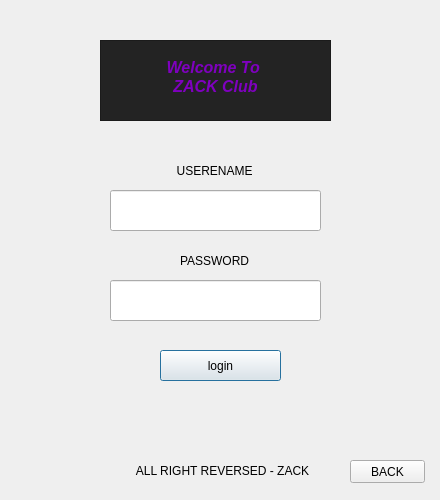
<?xml version="1.0" encoding="UTF-8"?>
<ui version="4.0">
 <class>Dialog</class>
 <widget class="QDialog" name="Dialog">
  <property name="geometry">
   <rect>
    <x>0</x>
    <y>0</y>
    <width>440</width>
    <height>500</height>
   </rect>
  </property>
  <property name="windowTitle">
   <string>Dialog</string>
  </property>
  <property name="styleSheet">
   <string notr="true">/*
 * The MIT License (MIT)
 *
 * Copyright (c) &lt;2013-2014&gt; &lt;Colin Duquesnoy&gt;
 * Copyright (c) &lt;2017&gt; &lt;Michell Stuttgart&gt;
 *
 * Permission is hereby granted, free of charge, to any person obtaining a copy
 * of this software and associated documentation files (the &quot;Software&quot;), to deal
 * in the Software without restriction, including without limitation the rights
 * to use, copy, modify, merge, publish, distribute, sublicense, and/or sell
 * copies of the Software, and to permit persons to whom the Software is
 * furnished to do so, subject to the following conditions:

 * The above copyright notice and this permission notice shall be included in
 * all copies or substantial portions of the Software.

 * THE SOFTWARE IS PROVIDED &quot;AS IS&quot;, WITHOUT WARRANTY OF ANY KIND, EXPRESS OR
 * IMPLIED, INCLUDING BUT NOT LIMITED TO THE WARRANTIES OF MERCHANTABILITY,
 * FITNESS FOR A PARTICULAR PURPOSE AND NONINFRINGEMENT. IN NO EVENT SHALL THE
 * AUTHORS OR COPYRIGHT HOLDERS BE LIABLE FOR ANY CLAIM, DAMAGES OR OTHER
 * LIABILITY, WHETHER IN AN ACTION OF CONTRACT, TORT OR OTHERWISE, ARISING FROM,
 * OUT OF OR IN CONNECTION WITH THE SOFTWARE OR THE USE OR OTHER DEALINGS IN
 * THE SOFTWARE.
 */
QToolTip
{
     border: 1px solid black;
     background-color: #D1DBCB;
     padding: 1px;
     border-radius: 3px;
     opacity: 100;
}

QWidget
{
    color: #b1b1b1;
    background-color: #323232;
    selection-background-color:#323232;
    selection-color: black;
    background-clip: border;
    border-image: none;
    border: 0px transparent black;
    outline: 0;
}

QWidget:item:hover
{
    background-color: #D1DBCB;
    color: black;
}

QWidget:item:selected
{
    background-color: #D1DBCB;
    border: 0px
}

QCheckBox
{
    spacing: 5px;
    outline: none;
    color: #eff0f1;
    margin-bottom: 2px;
}

QCheckBox:disabled
{
    color: #76797C;
}

QCheckBox::indicator,QGroupBox::indicator
{
    width: 18px;
    height: 18px;
}

QGroupBox::indicator
{
    margin-left: 2px;
}

QCheckBox::indicator:unchecked
{
    image: url(:/qss_icons/rc/checkbox_unchecked.png);
}

QCheckBox::indicator:unchecked:hover,
QCheckBox::indicator:unchecked:focus,
QCheckBox::indicator:unchecked:pressed,
QGroupBox::indicator:unchecked:hover,
QGroupBox::indicator:unchecked:focus,
QGroupBox::indicator:unchecked:pressed
{
  border: none;
    image: url(:/qss_icons/rc/checkbox_unchecked_focus.png);
}

QCheckBox::indicator:checked
{
    image: url(:/qss_icons/rc/checkbox_checked.png);
}

QCheckBox::indicator:checked:hover,
QCheckBox::indicator:checked:focus,
QCheckBox::indicator:checked:pressed,
QGroupBox::indicator:checked:hover,
QGroupBox::indicator:checked:focus,
QGroupBox::indicator:checked:pressed
{
    border: none;
    image: url(:/qss_icons/rc/checkbox_checked_focus.png);
}


QCheckBox::indicator:indeterminate
{
    image: url(:/qss_icons/rc/checkbox_indeterminate.png);
}

QCheckBox::indicator:indeterminate:focus,
QCheckBox::indicator:indeterminate:hover,
QCheckBox::indicator:indeterminate:pressed
{
    image: url(:/qss_icons/rc/checkbox_indeterminate_focus.png);
}

QCheckBox::indicator:checked:disabled,
QGroupBox::indicator:checked:disabled
{
    image: url(:/qss_icons/rc/checkbox_checked_disabled.png);
}

QCheckBox::indicator:unchecked:disabled,
QGroupBox::indicator:unchecked:disabled
{
    image: url(:/qss_icons/rc/checkbox_unchecked_disabled.png);
}

QRadioButton
{
    spacing: 5px;
    outline: none;
    color: #eff0f1;
    margin-bottom: 2px;
}

QRadioButton:disabled
{
    color: #76797C;
}
QRadioButton::indicator
{
    width: 21px;
    height: 21px;
}

QRadioButton::indicator:unchecked
{
    image: url(:/qss_icons/rc/radio_unchecked.png);
}


QRadioButton::indicator:unchecked:hover,
QRadioButton::indicator:unchecked:focus,
QRadioButton::indicator:unchecked:pressed
{
    border: none;
    outline: none;
    image: url(:/qss_icons/rc/radio_unchecked_focus.png);
}

QRadioButton::indicator:checked
{
    border: none;
    outline: none;
    image: url(:/qss_icons/rc/radio_checked.png);
}

QRadioButton::indicator:checked:hover,
QRadioButton::indicator:checked:focus,
QRadioButton::indicator:checked:pressed
{
    border: none;
    outline: none;
    image: url(:/qss_icons/rc/radio_checked_focus.png);
}

QRadioButton::indicator:checked:disabled
{
    outline: none;
    image: url(:/qss_icons/rc/radio_checked_disabled.png);
}

QRadioButton::indicator:unchecked:disabled
{
    image: url(:/qss_icons/rc/radio_unchecked_disabled.png);
}


QMenuBar
{
    background-color: #323232;
    color: #D1DBCB;
}

QMenuBar::item
{
    background-color: #323232;
    background: transparent;
    /* padding: 2px 20px 2px 20px; */
}

QMenuBar::item:selected
{
    background: transparent;
    /* border: 1px solid #76797C; */
}

QMenuBar::item:pressed
{
    border: 0px solid #76797C;
    background-color: #D1DBCB;
    color: #000;
    margin-bottom:-1px;
    padding-bottom:1px;
}

QMenu
{
    background-color: #323232;
    /* border: 1px solid #76797C; */
    color: #eff0f1;
    /*margin: 2px; */
}

QMenu::icon
{
    /*margin: 5px;*/
}

QMenu::item
{
    padding: 2px 30px 2px 30px;
    /*margin-left: 5px;*/
    border: 1px solid transparent; /* reserve space for selection border */
}

QMenu::item:selected
{
    color: #000000;
}

QMenu::separator {
    height: 2px;
    background: #D1DBCB;
    margin-left: 10px;
    margin-right: 5px;
}

QMenu::indicator {
    width: 18px;
    height: 18px;
}

/* non-exclusive indicator = check box style indicator
   (see QActionGroup::setExclusive) */
QMenu::indicator:non-exclusive:unchecked {
    image: url(:/qss_icons/rc/checkbox_unchecked.png);
}

QMenu::indicator:non-exclusive:unchecked:selected {
    image: url(:/qss_icons/rc/checkbox_unchecked_disabled.png);
}

QMenu::indicator:non-exclusive:checked {
    image: url(:/qss_icons/rc/checkbox_checked.png);
}

QMenu::indicator:non-exclusive:checked:selected {
    image: url(:/qss_icons/rc/checkbox_checked_disabled.png);
}

/* exclusive indicator = radio button style indicator (see QActionGroup::setExclusive) */
QMenu::indicator:exclusive:unchecked {
    image: url(:/qss_icons/rc/radio_unchecked.png);
}

QMenu::indicator:exclusive:unchecked:selected {
    image: url(:/qss_icons/rc/radio_unchecked_disabled.png);
}

QMenu::indicator:exclusive:checked {
    image: url(:/qss_icons/rc/radio_checked.png);
}

QMenu::indicator:exclusive:checked:selected {
    image: url(:/qss_icons/rc/radio_checked_disabled.png);
}

QMenu::right-arrow {
    margin: 5px;
    image: url(:/qss_icons/rc/right_arrow.png)
}


QWidget:disabled
{
    color: #454545;
    background-color: #323232;
}

QAbstractItemView
{
    alternate-background-color: #323232;
    color: #eff0f1;
    border: 1px solid 3A3939;
    border-radius: 2px;
}

QWidget:focus, QMenuBar:focus,QToolBar:focus,QScrollAreaViewer:focus
{
    /* border: 2px solid #D1DBCB; */
}

QTabWidget:focus, QCheckBox:focus, QRadioButton:focus, QSlider:focus
{
    border: none;
}

QLineEdit
{
    background-color: #1e1e1e;
    selection-background-color: #D1DBCB;
    selection-color: black;
    padding: 5px;
    border-style: solid;
    border: 1px solid #76797C;
    border-radius: 2px;
    color: #eff0f1;
}

QGroupBox {
    border:1px solid #76797C;
    border-radius: 2px;
    margin-top: 20px;
}

QGroupBox::title {
    subcontrol-origin: margin;
    subcontrol-position: top center;
    padding-left: 10px;
    padding-right: 10px;
    padding-top: 10px;
}

QAbstractScrollArea
{
    border-radius: 0px;
    border: 0px solid #76797C;
    background-color: transparent;
}

QScrollBar:horizontal
{
    height: 15px;
    margin: 3px 15px 3px 15px;
    border: 1px transparent #2A2929;
    border-radius: 4px;
    background-color: #2A2929;
}

QScrollBar::handle:horizontal
{
    background-color: #605F5F;
    min-width: 5px;
    border-radius: 4px;
}

QScrollBar::add-line:horizontal
{
    margin: 0px 3px 0px 3px;
    border-image: url(:/qss_icons/rc/right_arrow_disabled.png);
    width: 10px;
    height: 10px;
    subcontrol-position: right;
    subcontrol-origin: margin;
}

QScrollBar::sub-line:horizontal
{
    margin: 0px 3px 0px 3px;
    border-image: url(:/qss_icons/rc/left_arrow_disabled.png);
    height: 10px;
    width: 10px;
    subcontrol-position: left;
    subcontrol-origin: margin;
}

QScrollBar::add-line:horizontal:hover,QScrollBar::add-line:horizontal:on
{
    border-image: url(:/qss_icons/rc/right_arrow.png);
    height: 10px;
    width: 10px;
    subcontrol-position: right;
    subcontrol-origin: margin;
}


QScrollBar::sub-line:horizontal:hover, QScrollBar::sub-line:horizontal:on
{
    border-image: url(:/qss_icons/rc/left_arrow.png);
    height: 10px;
    width: 10px;
    subcontrol-position: left;
    subcontrol-origin: margin;
}

QScrollBar::up-arrow:horizontal, QScrollBar::down-arrow:horizontal
{
    background: none;
}


QScrollBar::add-page:horizontal, QScrollBar::sub-page:horizontal
{
    background: none;
}

QScrollBar:vertical
{
    background-color: #2A2929;
    width: 15px;
    margin: 15px 3px 15px 3px;
    border: 1px transparent #2A2929;
    border-radius: 4px;
}

QScrollBar::handle:vertical
{
    background-color: #605F5F;
    min-height: 5px;
    border-radius: 4px;
}

QScrollBar::sub-line:vertical
{
    margin: 3px 0px 3px 0px;
    border-image: url(:/qss_icons/rc/up_arrow_disabled.png);
    height: 10px;
    width: 10px;
    subcontrol-position: top;
    subcontrol-origin: margin;
}

QScrollBar::add-line:vertical
{
    margin: 3px 0px 3px 0px;
    border-image: url(:/qss_icons/rc/down_arrow_disabled.png);
    height: 10px;
    width: 10px;
    subcontrol-position: bottom;
    subcontrol-origin: margin;
}

QScrollBar::sub-line:vertical:hover,QScrollBar::sub-line:vertical:on
{

    border-image: url(:/qss_icons/rc/up_arrow.png);
    height: 10px;
    width: 10px;
    subcontrol-position: top;
    subcontrol-origin: margin;
}


QScrollBar::add-line:vertical:hover, QScrollBar::add-line:vertical:on
{
    border-image: url(:/qss_icons/rc/down_arrow.png);
    height: 10px;
    width: 10px;
    subcontrol-position: bottom;
    subcontrol-origin: margin;
}

QScrollBar::up-arrow:vertical, QScrollBar::down-arrow:vertical
{
    background: none;
}


QScrollBar::add-page:vertical, QScrollBar::sub-page:vertical
{
    background: none;
}

QTextEdit
{
    background-color: #1e1e1e;
    color: #eff0f1;
    border: 1px solid #76797C;
}

QPlainTextEdit
{
    background-color: #1e1e1e;;
    color: #eff0f1;
    border-radius: 2px;
    border: 1px solid #76797C;
}

QHeaderView::section
{
    background-color: #76797C;
    color: #eff0f1;
    padding: 5px;
    border: 1px solid #76797C;
}

QSizeGrip {
    image: url(:/qss_icons/rc/sizegrip.png);
    width: 12px;
    height: 12px;
}


QMainWindow::separator
{
    background-color: #323232;
    color: white;
    padding-left: 4px;
    spacing: 2px;
    border: 1px dashed #76797C;
}

QMainWindow::separator:hover
{

    background-color: #787876;
    color: white;
    padding-left: 4px;
    border: 1px solid #76797C;
    spacing: 2px;
}


QMenu::separator
{
    height: 1px;
    background-color: #76797C;
    color: white;
    padding-left: 4px;
    margin-left: 10px;
    margin-right: 5px;
}

QFrame
{
    border-radius: 0px;
    /*border: 1px solid #76797C;*/
}


QFrame[frameShape=&quot;0&quot;]
{
    border-radius: 0px;
    border: 0px transparent #76797C;
}

QStackedWidget
{
    border: 1px transparent black;
}

QToolBar {
    border: 0px transparent #393838;
    background: 0px solid #323232;
    font-weight: bold;
}

QToolBar::handle:horizontal {
    image: url(:/qss_icons/rc/Hmovetoolbar.png);
}
QToolBar::handle:vertical {
    image: url(:/qss_icons/rc/Vmovetoolbar.png);
}
QToolBar::separator:horizontal {
    image: url(:/qss_icons/rc/Hsepartoolbar.png);
}
QToolBar::separator:vertical {
    image: url(:/qss_icons/rc/Vsepartoolbar.png);
}
QToolButton#qt_toolbar_ext_button {
    background: #58595a
}

QPushButton
{
	
    color: #eff0f1;
    background-color: #323232;
    border-width: 1px;
    border-color: #76797C;
    border-style: solid;
    padding: 5px;
    border-radius: 0px;
    outline: none;
}

QPushButton:disabled
{
    
	background-color: rgb(117, 0, 176);
    border-width: 1px;
    border-color: #454545;
    border-style: solid;
    padding-top: 5px;
    padding-bottom: 5px;
    padding-left: 10px;
    padding-right: 10px;
    border-radius: 2px;
    color: #454545;
}

QPushButton:focus {
    background-color: #D1DBCB;
    color: black;
}

QPushButton:pressed
{
    color: black;
    background-color: #D1DBCB;
    padding-top: -15px;
    padding-bottom: -17px;
}

QComboBox
{
    selection-background-color: #D1DBCB;
    background-color: #31363B;
    border-style: solid;
    border: 1px solid #76797C;
    border-radius: 2px;
    padding: 5px;
    min-width: 75px;
}

QPushButton:checked{
    background-color: #76797C;
    border-color: #6A6969;
}

QComboBox:hover,QPushButton:hover,QAbstractSpinBox:hover,QLineEdit:hover,QTextEdit:hover,QPlainTextEdit:hover,QAbstractView:hover,QTreeView:hover
{
    border: 1px solid #D1DBCB;
}

QComboBox:on
{
    padding-top: 0px;
    padding-left: 4px;
    selection-background-color: #4a4a4a;
}

QComboBox QAbstractItemView
{
    background-color: #1e1e1e;
    border-radius: 2px;
    border: 1px solid #76797C;
    selection-background-color: #D1DBCB;
}

QComboBox::drop-down
{
    subcontrol-origin: padding;
    subcontrol-position: top right;
    width: 15px;

    border-left-width: 0px;
    border-left-color: darkgray;
    border-left-style: solid;
    border-top-right-radius: 3px;
    border-bottom-right-radius: 3px;
}

QComboBox::down-arrow
{
    image: url(:/qss_icons/rc/down_arrow_disabled.png);
}

QComboBox::down-arrow:on, QComboBox::down-arrow:hover,
QComboBox::down-arrow:focus
{
    image: url(:/qss_icons/rc/down_arrow.png);
}

QAbstractSpinBox {
    padding: 2px;
    margin: 2px;
    background-color: #1e1e1e;
    color: #eff0f1;
    border-radius: 0px;
    min-width: 75px;
    selection-background-color: #D1DBCB;
    selection-color: black;
}

QAbstractSpinBox:up-button
{
    background-color: transparent;
    subcontrol-origin: border;
    subcontrol-position: center right;
}

QAbstractSpinBox:down-button
{
    background-color: transparent;
    subcontrol-origin: border;
    subcontrol-position: center left;
}

QAbstractSpinBox::up-arrow,QAbstractSpinBox::up-arrow:disabled,QAbstractSpinBox::up-arrow:off {
    image: url(:/qss_icons/rc/up_arrow_disabled.png);
    width: 10px;
    height: 10px;
}
QAbstractSpinBox::up-arrow:hover
{
    image: url(:/qss_icons/rc/up_arrow.png);
}


QAbstractSpinBox::down-arrow,QAbstractSpinBox::down-arrow:disabled,QAbstractSpinBox::down-arrow:off
{
    image: url(:/qss_icons/rc/down_arrow_disabled.png);
    width: 10px;
    height: 10px;
}
QAbstractSpinBox::down-arrow:hover
{
    image: url(:/qss_icons/rc/down_arrow.png);
}


QLabel
{
    border: 0px solid black;
    margin-left: 2px;
    margin-right: 2px;
    color: #D1DBCB;
}

QTabWidget{
    border: 0px transparent black;
}

QTabWidget::pane {
    border: 1px solid #76797C;
    padding: 5px;
    margin: 0px;
}

QTabWidget::tab-bar {
    left: 5px; /* move to the right by 5px */
}

QTabBar
{
    qproperty-drawBase: 0;
    border-radius: 3px;
}

QTabBar::focus
{
    border: 0px transparent black;
    color: black;
}

QTabBar::hover
{
    border: 0px transparent black;
    color: black;
}

QTabBar::close-button  {
    image: url(:/qss_icons/rc/close.png);
    background: transparent;
}

QTabBar::close-button:hover
{
    image: url(:/qss_icons/rc/close-hover.png);
    background: transparent;
}

QTabBar::close-button:pressed {
    image: url(:/qss_icons/rc/close-pressed.png);
    background: transparent;
}

/* TOP TABS */
QTabBar::tab:top {
    color: #eff0f1;
    border: 1px solid #76797C;
    border-bottom: 1px transparent black;
    background-color: #323232;
    padding: 5px;
    min-width: 50px;
    border-top-left-radius: 2px;
    border-top-right-radius: 2px;
}

QTabBar::tab:top:!selected
{
    color: #eff0f1;
    background-color: #54575B;
    border: 1px solid #76797C;
    border-bottom: 1px transparent black;
    border-top-left-radius: 2px;
    border-top-right-radius: 2px;
}

QTabBar::tab:top:!selected:hover {
    background-color: #D1DBCB;
    color: black;
}

/* BOTTOM TABS */
QTabBar::tab:bottom {
    color: #eff0f1;
    border: 1px solid #76797C;
    border-top: 1px transparent black;
    background-color: #323232;
    padding: 5px;
    border-bottom-left-radius: 2px;
    border-bottom-right-radius: 2px;
    min-width: 50px;
}

QTabBar::tab:bottom:!selected
{
    color: #eff0f1;
    background-color: #54575B;
    border: 1px solid #76797C;
    border-top: 1px transparent black;
    border-bottom-left-radius: 2px;
    border-bottom-right-radius: 2px;
}

QTabBar::tab:bottom:!selected:hover {
    background-color: #D1DBCB;
    color: black;
}

/* LEFT TABS */
QTabBar::tab:left {
    color: #eff0f1;
    border: 1px solid #76797C;
    border-left: 1px transparent black;
    background-color: #323232;
    padding: 5px;
    border-top-right-radius: 2px;
    border-bottom-right-radius: 2px;
    min-height: 50px;
}

QTabBar::tab:left:!selected
{
    color: #eff0f1;
    background-color: #54575B;
    border: 1px solid #76797C;
    border-left: 1px transparent black;
    border-top-right-radius: 2px;
    border-bottom-right-radius: 2px;
}

QTabBar::tab:left:!selected:hover {
    background-color: #D1DBCB;
    color: black;
}


/* RIGHT TABS */
QTabBar::tab:right {
    color: #eff0f1;
    border: 1px solid #76797C;
    border-right: 1px transparent black;
    background-color: #323232;
    padding: 5px;
    border-top-left-radius: 2px;
    border-bottom-left-radius: 2px;
    min-height: 50px;
}

QTabBar::tab:right:!selected
{
    color: #eff0f1;
    background-color: #54575B;
    border: 1px solid #76797C;
    border-right: 1px transparent black;
    border-top-left-radius: 2px;
    border-bottom-left-radius: 2px;
}

QTabBar::tab:right:!selected:hover {
    background-color: #D1DBCB;
    color: black;
}

QTabBar QToolButton::right-arrow:enabled {
     image: url(:/qss_icons/rc/right_arrow.png);
 }

 QTabBar QToolButton::left-arrow:enabled {
     image: url(:/qss_icons/rc/left_arrow.png);
 }

QTabBar QToolButton::right-arrow:disabled {
     image: url(:/qss_icons/rc/right_arrow_disabled.png);
 }

 QTabBar QToolButton::left-arrow:disabled {
     image: url(:/qss_icons/rc/left_arrow_disabled.png);
 }


QDockWidget {
    background: #323232;
    border: 1px solid #403F3F;
    titlebar-close-icon: url(:/qss_icons/rc/close.png);
    titlebar-normal-icon: url(:/qss_icons/rc/undock.png);
}

QDockWidget::close-button, QDockWidget::float-button {
    border: 1px solid transparent;
    border-radius: 2px;
    background: transparent;
}

QDockWidget::close-button:hover, QDockWidget::float-button:hover {
    background: rgba(255, 255, 255, 10);
}

QDockWidget::close-button:pressed, QDockWidget::float-button:pressed {
    padding: 1px -1px -1px 1px;
    background: rgba(255, 255, 255, 10);
}

QTreeView, QListView
{
    border: 1px solid #76797C;
    background-color: #1e1e1e;
}

QTreeView:branch:selected, QTreeView:branch:hover
{
    background: url(:/qss_icons/rc/transparent.png);
}

QTreeView::branch:has-siblings:!adjoins-item {
    border-image: url(:/qss_icons/rc/transparent.png);
}

QTreeView::branch:has-siblings:adjoins-item {
    border-image: url(:/qss_icons/rc/transparent.png);
}

QTreeView::branch:!has-children:!has-siblings:adjoins-item {
    border-image: url(:/qss_icons/rc/transparent.png);
}

QTreeView::branch:has-children:!has-siblings:closed,
QTreeView::branch:closed:has-children:has-siblings {
    image: url(:/qss_icons/rc/branch_closed.png);
}

QTreeView::branch:open:has-children:!has-siblings,
QTreeView::branch:open:has-children:has-siblings  {
    image: url(:/qss_icons/rc/branch_open.png);
}

QTreeView::branch:has-children:!has-siblings:closed:hover,
QTreeView::branch:closed:has-children:has-siblings:hover {
    image: url(:/qss_icons/rc/branch_closed-on.png);
    }

QTreeView::branch:open:has-children:!has-siblings:hover,
QTreeView::branch:open:has-children:has-siblings:hover  {
    image: url(:/qss_icons/rc/branch_open-on.png);
    }

QListView::item:!selected:hover, QTreeView::item:!selected:hover  {
    background: #848383;
    outline: 0;
    color: #eff0f1;
}

QListView::item:selected:hover, QTreeView::item:selected:hover  {
    background: #D1DBCB;
}

QSlider::groove:horizontal {
    border: 1px solid #565a5e;
    height: 4px;
    background: #565a5e;
    margin: 0px;
    border-radius: 2px;
}

QSlider::handle:horizontal {
    background: #D1DBCB;
    border: 1px solid #999999;
    width: 10px;
    height: 10px;
    margin: -5px 0;
}

QSlider::add-page:qlineargradient {
    background: #595858;
    border-top-right-radius: 5px;
    border-bottom-right-radius: 5px;
    border-top-left-radius: 0px;
    border-bottom-left-radius: 0px;
}

QSlider::sub-page::qlineargradient:horizontal {
    background:  #D1DBCB;
    border-top-right-radius: 0px;
    border-bottom-right-radius: 0px;
    border-top-left-radius: 5px;
    border-bottom-left-radius: 5px;
}

QSlider::groove:vertical {
    border: 1px solid #565a5e;
    width: 4px;
    background: #565a5e;
    margin: 0px;
    border-radius: 3px;
}

QSlider::handle:vertical {
    background: #D1DBCB;
    border: 1px solid #999999;
    width: 10px;
    height: 10px;
    margin: 0 -5px;
}

QToolButton {
    color: #D1DBCB;
    background-color: transparent;
    border: 0px transparent #76797C;
    border-radius: 0px;
    padding: 1px;
    margin-right: 5px;
}

QToolButton[popupMode=&quot;1&quot;] { /* only for MenuButtonPopup */
 padding-right: 20px; /* make way for the popup button */
 border: 1px #76797C;
 border-radius: 0px;
}

QToolButton[popupMode=&quot;2&quot;] { /* only for InstantPopup */
 padding-right: 10px; /* make way for the popup button */
 border: 0px #76797C;
}


QToolButton:hover, QToolButton::menu-button:hover {
    background-color: transparent;
    border: 1px solid #D1DBCB;
    padding: 2px;
}

QToolButton:checked, QToolButton:pressed,
        QToolButton::menu-button:pressed {
    color: black;
    background-color: #D1DBCB;
    border: 0px solid #D1DBCB;
    padding: 2px;
}

/* the subcontrol below is used only in the InstantPopup or DelayedPopup mode */
QToolButton::menu-indicator {
    image: url(:/qss_icons/rc/down_arrow.png);
    top: -7px; left: -2px; /* shift it a bit */
}

/* the subcontrols below are used only in the MenuButtonPopup mode */
QToolButton::menu-button {
    border: 1px transparent #76797C;
    border-top-right-radius: 6px;
    border-bottom-right-radius: 6px;
    /* 16px width + 4px for border = 20px allocated above */
    width: 16px;
    outline: none;
}

QToolButton::menu-arrow {
    image: url(:/qss_icons/rc/down_arrow.png);
}

QToolButton::menu-arrow:open {
    border: 1px solid #76797C;
}

QPushButton::menu-indicator  {
    subcontrol-origin: padding;
    subcontrol-position: bottom right;
    left: 8px;
}

QTableView
{
    border: 1px solid #76797C;
    gridline-color: #323232;
    background-color: #1e1e1e;
}


QTableView, QHeaderView
{
    border-radius: 0px;
}

QTableView::item:pressed, QListView::item:pressed, QTreeView::item:pressed  {
    background: #D1DBCB;
    color: black;
}

QTableView::item:selected:active, QTreeView::item:selected:active, QListView::item:selected:active  {
    background: #D1DBCB;
    color: black;
}

QHeaderView
{
    background-color: #323232;
    border: 1px transparent;
    border-radius: 0px;
    margin: 0px;
    padding: 0px;

}

QHeaderView::section  {
    background-color: #323232;
    color: #eff0f1;
    padding: 5px;
    border: 1px solid #76797C;
    border-radius: 0px;
    text-align: center;
}

QHeaderView::section::vertical::first, QHeaderView::section::vertical::only-one
{
    border-top: 1px solid #76797C;
}

QHeaderView::section::vertical
{
    border-top: transparent;
}

QHeaderView::section::horizontal::first, QHeaderView::section::horizontal::only-one
{
    border-left: 1px solid #76797C;
}

QHeaderView::section::horizontal
{
    border-left: transparent;
}


QHeaderView::section:checked
 {
    color: white;
    background-color: #848383;
 }

 /* style the sort indicator */
QHeaderView::down-arrow {
    image: url(:/qss_icons/rc/down_arrow.png);
}

QHeaderView::up-arrow {
    image: url(:/qss_icons/rc/up_arrow.png);
}


QTableCornerButton::section {
    background-color: #323232;
    border: 1px transparent #76797C;
    border-radius: 0px;
}

QToolBox  {
    padding: 5px;
    border: 1px transparent black;
}

QToolBox::tab {
    color: #eff0f1;
    background-color: #323232;
    border: 1px solid #76797C;
    border-bottom: 1px transparent #323232;
    border-top-left-radius: 5px;
    border-top-right-radius: 5px;
}

QToolBox::tab:selected { /* italicize selected tabs */
    font: italic;
    background-color: #323232;
    border-color: #D1DBCB;
 }

QStatusBar::item {
    border: 0px transparent dark;
    margin: 0px;
    border: 0px;
 }


QFrame[height=&quot;3&quot;], QFrame[width=&quot;3&quot;] {
    background-color: #76797C;
}


QSplitter::handle {
    border: 1px dashed #76797C;
}

QSplitter::handle:hover {
    background-color: #787876;
    border: 1px solid #76797C;
}

QSplitter::handle:horizontal {
    width: 1px;
}

QSplitter::handle:vertical {
    height: 1px;
}

QProgressBar {
    border: 1px solid #76797C;
    border-radius: 5px;
    text-align: center;
}

QProgressBar::chunk {
    background-color: #D1DBCB;
}

QDateEdit
{
    selection-background-color: #D1DBCB;
    border-style: solid;
    border: 1px solid #CEE343;
    border-radius: 2px;
    padding: 1px;
    min-width: 75px;
}

QDateEdit:on
{
    padding-top: 3px;
    padding-left: 4px;
    selection-background-color: #4a4a4a;
}

QDateEdit QAbstractItemView
{
    background-color: #1e1e1e;
    border-radius: 2px;
    border: 1px solid #3375A3;
    selection-background-color: #D1DBCB;
}

QDateEdit::drop-down
{
    subcontrol-origin: padding;
    subcontrol-position: top right;
    width: 15px;
    border-left-width: 0px;
    border-left-color: darkgray;
    border-left-style: solid;
    border-top-right-radius: 3px;
    border-bottom-right-radius: 3px;
}

QDateEdit::down-arrow
{
    image: url(:/qss_icons/rc/down_arrow_disabled.png);
}

QDateEdit::down-arrow:on, QDateEdit::down-arrow:hover,
QDateEdit::down-arrow:focus
{
    image: url(:/qss_icons/rc/down_arrow.png);
}

</string>
  </property>
  <widget class="QTextBrowser" name="textBrowser">
   <property name="geometry">
    <rect>
     <x>100</x>
     <y>40</y>
     <width>231</width>
     <height>81</height>
    </rect>
   </property>
   <property name="styleSheet">
    <string notr="true">QTextBrowser{
	color: rgb(127, 0, 191);
	background-color: rgb(35, 35, 35);
}
</string>
   </property>
   <property name="html">
    <string>&lt;!DOCTYPE HTML PUBLIC &quot;-//W3C//DTD HTML 4.0//EN&quot; &quot;http://www.w3.org/TR/REC-html40/strict.dtd&quot;&gt;
&lt;html&gt;&lt;head&gt;&lt;meta name=&quot;qrichtext&quot; content=&quot;1&quot; /&gt;&lt;style type=&quot;text/css&quot;&gt;
p, li { white-space: pre-wrap; }
&lt;/style&gt;&lt;/head&gt;&lt;body style=&quot; font-family:'MS Shell Dlg 2'; font-size:8.25pt; font-weight:400; font-style:normal;&quot;&gt;
&lt;p align=&quot;center&quot; style=&quot;-qt-paragraph-type:empty; margin-top:0px; margin-bottom:0px; margin-left:0px; margin-right:0px; -qt-block-indent:0; text-indent:0px;&quot;&gt;&lt;br /&gt;&lt;/p&gt;
&lt;p align=&quot;center&quot; style=&quot; margin-top:0px; margin-bottom:0px; margin-left:0px; margin-right:0px; -qt-block-indent:0; text-indent:0px;&quot;&gt;&lt;span style=&quot; font-size:12pt; font-weight:600; font-style:italic;&quot;&gt;Welcome To &lt;/span&gt;&lt;/p&gt;
&lt;p align=&quot;center&quot; style=&quot; margin-top:0px; margin-bottom:0px; margin-left:0px; margin-right:0px; -qt-block-indent:0; text-indent:0px;&quot;&gt;&lt;span style=&quot; font-size:12pt; font-weight:600; font-style:italic;&quot;&gt;ZACK Club&lt;/span&gt;&lt;/p&gt;&lt;/body&gt;&lt;/html&gt;</string>
   </property>
  </widget>
  <widget class="QLabel" name="label">
   <property name="geometry">
    <rect>
     <x>100</x>
     <y>460</y>
     <width>211</width>
     <height>21</height>
    </rect>
   </property>
   <property name="text">
    <string>           ALL RIGHT REVERSED - ZACK</string>
   </property>
  </widget>
  <widget class="QLineEdit" name="lineEdit_username">
   <property name="geometry">
    <rect>
     <x>110</x>
     <y>190</y>
     <width>211</width>
     <height>41</height>
    </rect>
   </property>
   <property name="readOnly">
    <bool>false</bool>
   </property>
  </widget>
  <widget class="QLineEdit" name="lineEdit_password">
   <property name="geometry">
    <rect>
     <x>110</x>
     <y>280</y>
     <width>211</width>
     <height>41</height>
    </rect>
   </property>
   <property name="readOnly">
    <bool>false</bool>
   </property>
  </widget>
  <widget class="QPushButton" name="pushButton_login">
   <property name="geometry">
    <rect>
     <x>160</x>
     <y>350</y>
     <width>121</width>
     <height>31</height>
    </rect>
   </property>
   <property name="toolTip">
    <string>Click to login | ENTER</string>
   </property>
   <property name="text">
    <string>login</string>
   </property>
   <property name="shortcut">
    <string>Return</string>
   </property>
  </widget>
  <widget class="QLabel" name="label_2">
   <property name="geometry">
    <rect>
     <x>180</x>
     <y>250</y>
     <width>81</width>
     <height>21</height>
    </rect>
   </property>
   <property name="text">
    <string>PASSWORD</string>
   </property>
  </widget>
  <widget class="QLabel" name="label_3">
   <property name="geometry">
    <rect>
     <x>150</x>
     <y>160</y>
     <width>121</width>
     <height>21</height>
    </rect>
   </property>
   <property name="text">
    <string>        USERENAME</string>
   </property>
  </widget>
  <widget class="QPushButton" name="pushButton_back">
   <property name="geometry">
    <rect>
     <x>350</x>
     <y>460</y>
     <width>75</width>
     <height>23</height>
    </rect>
   </property>
   <property name="text">
    <string>BACK</string>
   </property>
  </widget>
 </widget>
 <resources/>
 <connections/>
</ui>
